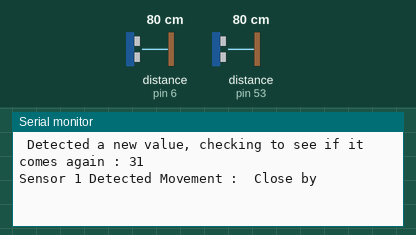
Simulated run of this sketch. Board: Arduino Mega 2560, built with avr-gcc and run on an emulated ATmega2560. Shown: the last lines printed to the serial monitor. Wiring (inferred from the names in the program): 2 × ultrasonic range finder: trigger pin 7, echo pin 6 / trigger pin 51, echo pin 53. Inputs (shaded band) come from the test bench; at power-on: distance to the obstacle (sensors on pin 6, pin 53) 80 cm. The echo pulse lasts 58.3 µs per cm.

Above: at 1.2 s.
1.3 s: distance to the obstacle (sensor on pin 6) set to 2 cm
At 3.4 s:
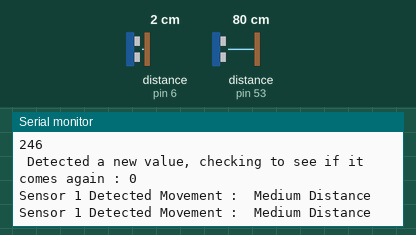
3.5 s: distance to the obstacle (sensor on pin 6) set to 299 cm
At 6.9 s:
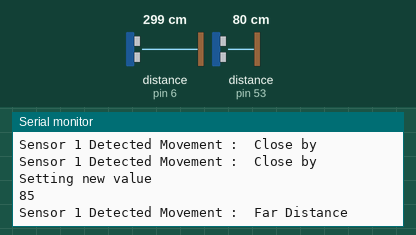

Measured:
- after the input at 1.3 s, the serial monitor: prints a new line after 0.73 s (image 1)
- after the input at 3.5 s, the serial monitor: prints a new line after 0.55 s (image 2)

The sketch:

distancesensing.ino
```cpp
const int pingPin1 = 7; // Trigger Pin of Ultrasonic Sensor
const int echoPin1 = 6; // Echo Pin of Ultrasonic Sensor

const int pingPin2 = 51; // Trigger Pin of Ultrasonic Sensor
const int echoPin2 = 53; // Echo Pin of Ultrasonic Sensor
#include <SimpleKalmanFilter.h>
SimpleKalmanFilter filter(2, 40, 0.01);

void setup() {
  Serial.begin(9600); // Starting Serial Terminal
}

int SHORT_DISTANCE_MAX = 25;
int MEDIUM_DISTANCE_MAX = 50;
int FAR_DISTANCE_MAX = 150;

// Calculate Range for close by
// Calculate Range for close by
int previousInchesValue1 = -999;
long distanceChangeTimer = millis();
boolean stateInFlux1 = false;
int occurencesOfNewValues = 0;
int possibleNewValue1 = -999;
long printTimer = millis();

void loop() {
  long currentMillis = millis();
  long duration, inches, cm, duration2, inches2, cm2;

  duration = calculateDuration(pingPin1, echoPin1);
  duration2 = calculateDuration(pingPin2, echoPin2);
  inches = microsecondsToInches(duration);
  // If we see a new value that is above the current accetable buffer and we're not currently in a checking state
  // then set a new timer
  if (abs(inches - previousInchesValue1) > 5 && !stateInFlux1) {
    Serial.print(" Detected a new value, checking to see if it comes again : " );
    Serial.println(inches);
    distanceChangeTimer = currentMillis;
    stateInFlux1 = true;
    possibleNewValue1 = inches;
  }


  // We've seen a new value so over the next 1000ms lets see if we see it again
  if (currentMillis - distanceChangeTimer < 2000) {
    if ( (abs(inches - previousInchesValue1)) > 5 ) {
      occurencesOfNewValues++;
//      Serial.println("Saw it again " );


    }
  } else if (stateInFlux1 && occurencesOfNewValues > 30) {
    // it's been over a second, either register the new value or reset the cycle
     Serial.println("Setting new value " );
     Serial.println(occurencesOfNewValues);
    previousInchesValue1 = possibleNewValue1;
    stateInFlux1 = false;
    occurencesOfNewValues =0;


  } else {
     stateInFlux1 = false;

    }


  inches2 = microsecondsToInches(duration2);
  cm2 = microsecondsToCentimeters(duration2);
  //  if (inches < 200 && inches2 < 200) {

  if (currentMillis - printTimer > 1000) {
  if (previousInchesValue1 <= SHORT_DISTANCE_MAX) {
    Serial.println("Sensor 1 Detected Movement :  Close by ");
    //      Serial.print(inches);

  } else if  (previousInchesValue1 >= SHORT_DISTANCE_MAX && previousInchesValue1 <= MEDIUM_DISTANCE_MAX ) {
    Serial.println("Sensor 1 Detected Movement :  Medium Distance ");


  } else if  (previousInchesValue1 >= MEDIUM_DISTANCE_MAX && previousInchesValue1 <= FAR_DISTANCE_MAX ) {
    Serial.println("Sensor 1 Detected Movement :  Far Distance ");


  } else {
    Serial.print("Current value  :  ");
    Serial.print(previousInchesValue1);
  }

//  Serial.println();
//  Serial.print("Actual Sensor 1 :  ");
//  Serial.print(inches);
//  Serial.print("in, ");
//   Serial.print("Smoothed Sensor 1 :  ");
//  Serial.print(previousInchesValue1);
//  Serial.print("in, ");
//
//     Serial.print("Occurences of diference :  ");
//  Serial.println(occurencesOfNewValues);
//
//     Serial.print("state in flux?  :  ");
//  Serial.println(stateInFlux1);


  //    Serial.println();
  //    Serial.print("Sensor 2 :  ");
  //    Serial.print(inches2);
  //    Serial.print("in, ");


  Serial.println();
  Serial.println();
  printTimer = currentMillis;
  }
  //        Serial.print("Estimate : ");
  //
  //    float estimate = filter.updateEstimate(inches);
  //  Serial.println(estimate);
//  delay(1000);

}

long calculateDuration(int triggerPin, int echoPin) {
  pinMode(triggerPin, OUTPUT);
  digitalWrite(triggerPin, LOW);
  delayMicroseconds(2);
  digitalWrite(triggerPin, HIGH);
  delayMicroseconds(10);
  digitalWrite(triggerPin, LOW);
  return pulseIn(echoPin, HIGH);;


}

long microsecondsToInches(long microseconds) {
  return microseconds / 74 / 2;
}

long microsecondsToCentimeters(long microseconds) {
  return microseconds / 29 / 2;
}
```
